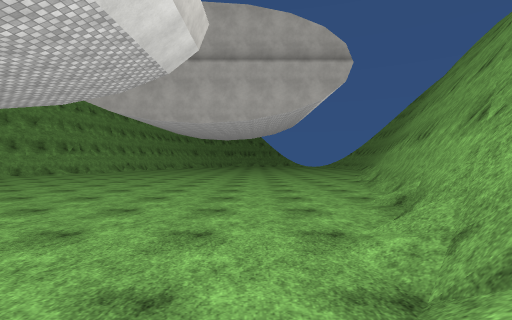
[1] (above)

16 first-person views from a walk through a scene from a Unity 3-D project. The camera is 1.4 m above the floor, looks level and sees 85° across. The floor is counted in squares, 2 m on a side. Each view is taken from the middle of a square. On the plan, view 1 faces up. The plan holds only what a view shows up to about 9 squares ahead; the rest is blank. The place goes on beyond the plan. The player character is not drawn. Surface patterns are stand-ins for the level's own textures.

[2]
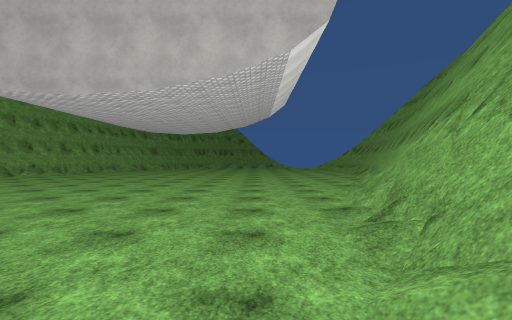

[3]
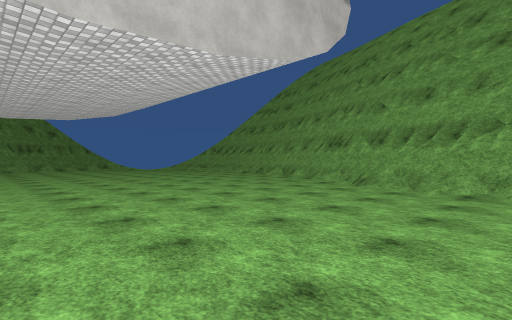

[4]
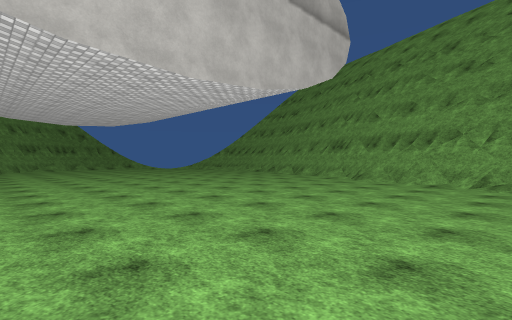

[5]
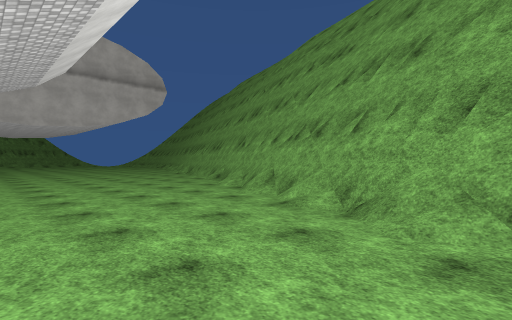

[6]
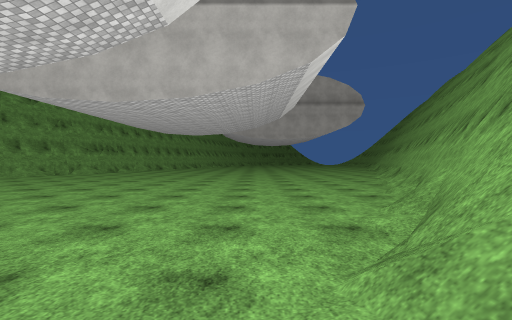

[7]
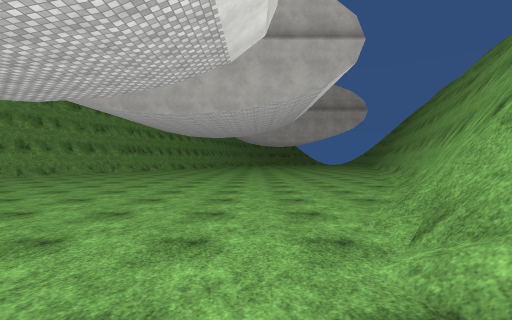

[8]
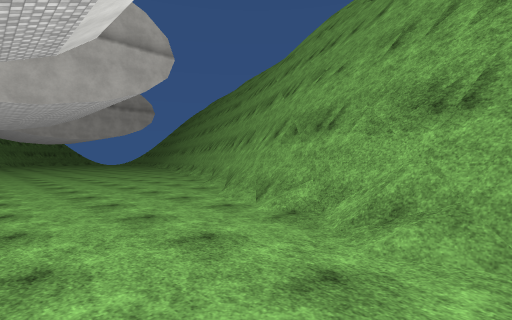

[9]
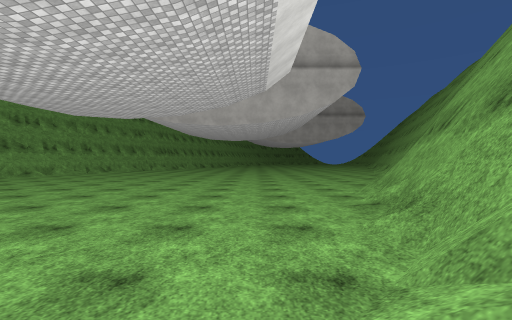

[10]
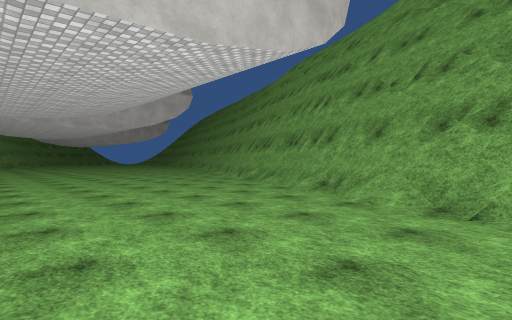

[11]
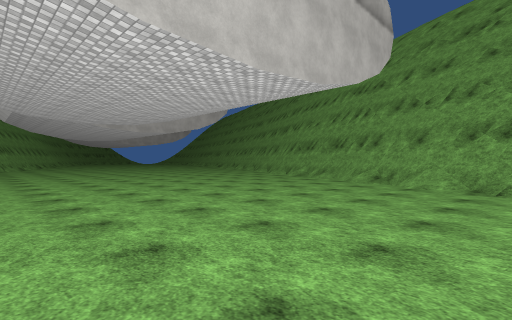

[12]
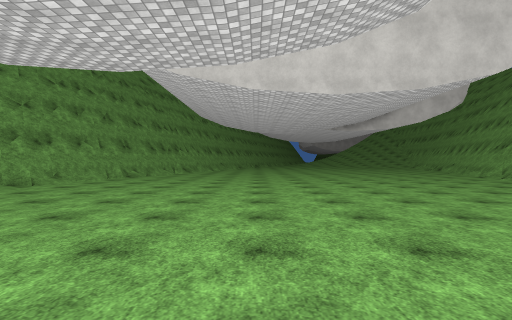

[13]
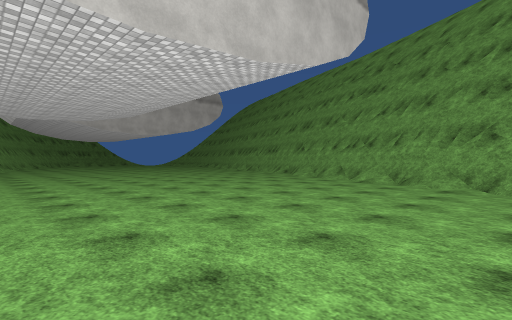

[14]
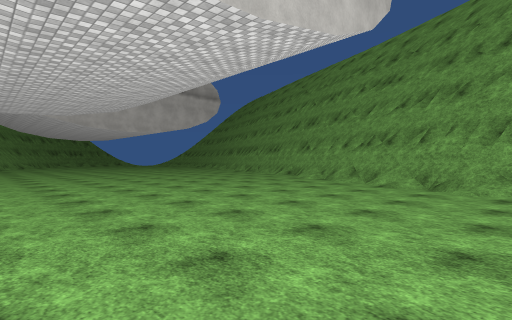

[15]
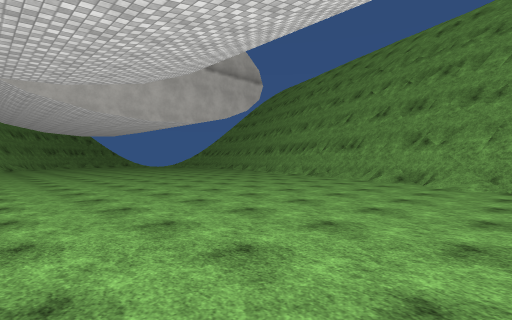

[16]
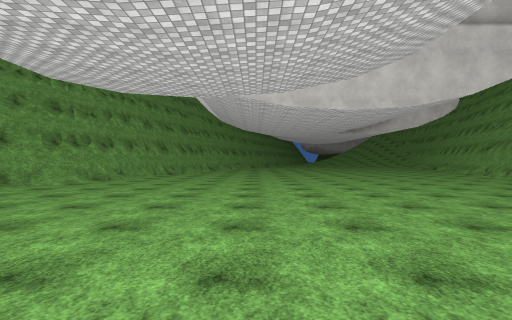

### Floor plan
Key: @ floor where view 1 was taken; # wall or solid block; . main floor; : floor 0.75 m higher than the main floor; + floor 1 m higher than the main floor; / step, stairs or slope.
Columns run from 20 left of view 1 to 6 right of it. Each row starts with its distance up from view 1.
 19                   ..
 18                 .....
 17                 ......
 16                ........
 15                .........
 14               ............#
 13               .........../#
 12               ...........##
 11               ...........#
 10              ...........##
  9              ...........+#
  8              ...........##
  7             .........../#
  6             ...........:#
  5             ........../##
  4            .........../#
  3            ...........##
  2            ........../#
  1            ..........##
  0          ...........@##
 -1          .........../#
 -2         ............##
 -3         .........../#
 -4         ...........##
 -5        .........../##
 -6        ...........##
 -7        ........../#
 -8       ........../##
 -9       ........../#
-10      .........../#
-11     .........../##
-12    ............/#
-13   .............##
-14  ............./#
-15  .............:#
-16 ............./##
-17 .............##
-18 .............##

Positions as (right, up) in squares from view 1, and headings:
1: (0, 0), facing up
2: (2, 5), facing up
3: (-3, 8), facing up-right
4: (-5, 7), facing up-right
5: (-4, -4), facing up-right
6: (-4, -9), facing up
7: (-5, -11), facing up
8: (-7, -12), facing up-right
9: (-6, -14), facing up
10: (-11, -17), facing up-right
11: (-14, -17), facing up-right
12: (-13, -9), facing down
13: (-9, -5), facing up-right
14: (-8, -4), facing up-right
15: (-7, 1), facing up-right
16: (-12, -7), facing down
